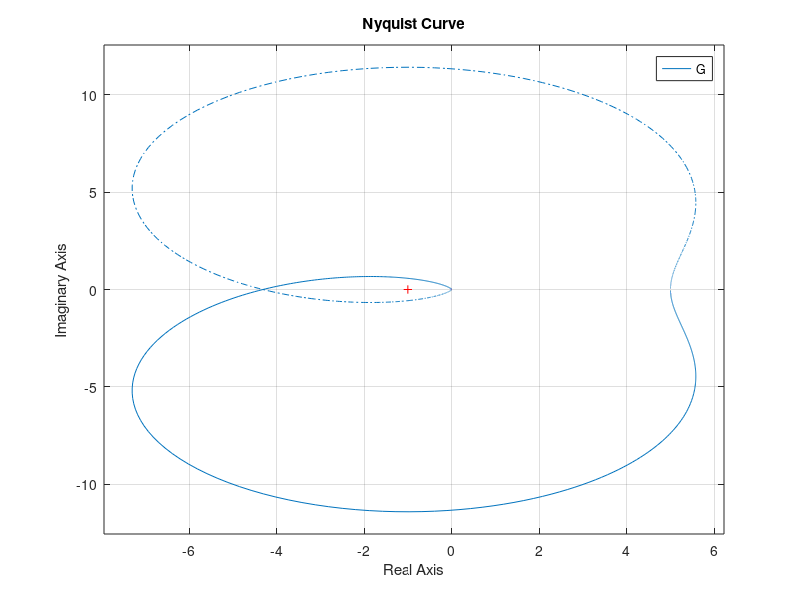
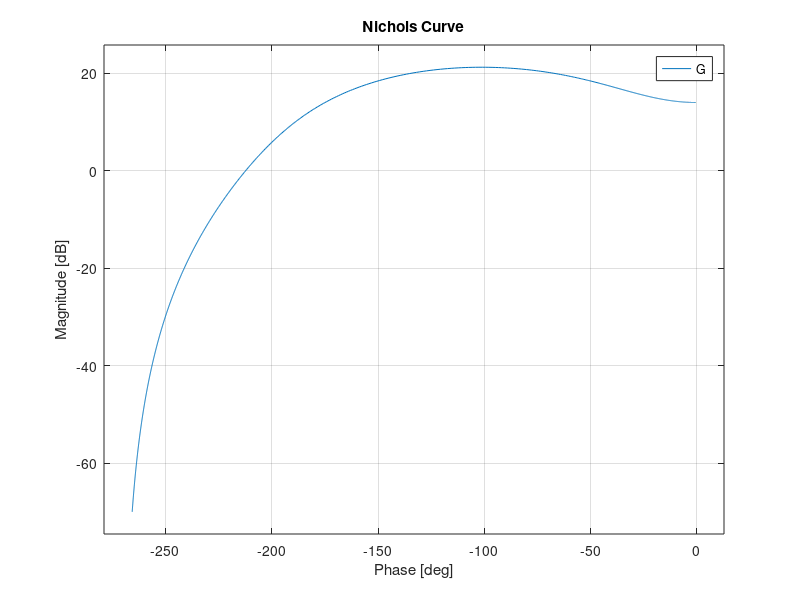

The MATLAB script that drew these images, in order: (Note: this script raises an error after producing the figures.)
% Chapter12_Lesson4.m
% Nyquist and Nichols Plots (Introductory Level) — Frequency Response and Resonance
%
% Requirements:
%   - Control System Toolbox (for tf, nyquist, nichols, margin)
% Optional:
%   - Simulink (for the programmatic Simulink model section)

clear; clc; close all;

% Example open-loop plant:
% G(s) = K * wn^2 / (s^2 + 2*zeta*wn*s + wn^2) * 1/(tau*s + 1)
K = 5.0;
wn = 10.0;
zeta = 0.20;
tau = 0.05;

s = tf('s');
G = K * (wn^2)/(s^2 + 2*zeta*wn*s + wn^2) * 1/(tau*s + 1);

% Frequency grid
w = logspace(-1, 2.5, 1500);

% Nyquist plot
figure;
nyquist(G, w);
grid on;
title('Nyquist Curve');
saveas(gcf, 'Chapter12_Lesson4_nyquist_matlab.png');

% Nichols plot
figure;
nichols(G, w);
grid on;
title('Nichols Curve');
saveas(gcf, 'Chapter12_Lesson4_nichols_matlab.png');

% Margins
[Gm, Pm, Wcg, Wcp] = margin(G);
disp(['Gain margin (abs) = ', num2str(Gm)]);
disp(['Phase margin (deg) = ', num2str(Pm)]);
disp(['Gain crossover Wcg (rad/s) = ', num2str(Wcg)]);
disp(['Phase crossover Wcp (rad/s) = ', num2str(Wcp)]);

% Export frequency response to CSV (magnitude/phase)
[mag, ph] = bode(G, w);
mag = squeeze(mag);
ph = squeeze(ph);
mag_db = 20*log10(mag);

T = table(w(:), mag_db(:), ph(:), 'VariableNames', {'omega_rad_s','Mag_dB','Phase_deg'});
writetable(T, 'Chapter12_Lesson4_freqresp_matlab.csv');

disp('Wrote Chapter12_Lesson4_freqresp_matlab.csv');

%% Optional: programmatic Simulink model (creates a unity-feedback loop with Transfer Fcn)
%{
mdl = 'Chapter12_Lesson4_Simulink';
if bdIsLoaded(mdl); close_system(mdl, 0); end
new_system(mdl); open_system(mdl);

add_block('simulink/Continuous/Transfer Fcn', [mdl '/G']);
add_block('simulink/Math Operations/Sum', [mdl '/Sum']);
add_block('simulink/Sinks/Scope', [mdl '/Scope']);
add_block('simulink/Sources/Step', [mdl '/Step']);

set_param([mdl '/Sum'], 'Inputs', '+-');

% Transfer function coefficients for G(s)
num = K*wn^2;
den = conv([1 2*zeta*wn wn^2], [tau 1]);
set_param([mdl '/G'], 'Numerator', mat2str(num), 'Denominator', mat2str(den));

add_line(mdl, 'Step/1', 'Sum/1');
add_line(mdl, 'Sum/1', 'G/1');
add_line(mdl, 'G/1', 'Scope/1');
add_line(mdl, 'G/1', 'Sum/2');

set_param(mdl, 'StopTime', '5');
save_system(mdl);
%}
